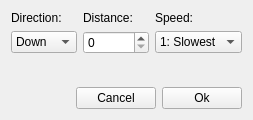
<?xml version="1.0" encoding="UTF-8"?>
<ui version="4.0">
 <class>ScrollMapDialog</class>
 <widget class="QWidget" name="ScrollMapDialog">
  <property name="windowModality">
   <enum>Qt::ApplicationModal</enum>
  </property>
  <property name="geometry">
   <rect>
    <x>0</x>
    <y>0</y>
    <width>253</width>
    <height>120</height>
   </rect>
  </property>
  <property name="windowTitle">
   <string>Scroll Map</string>
  </property>
  <layout class="QGridLayout" name="gridLayout_2">
   <item row="2" column="0">
    <layout class="QHBoxLayout" name="horizontalLayout">
     <item>
      <spacer name="horizontalSpacer">
       <property name="orientation">
        <enum>Qt::Horizontal</enum>
       </property>
       <property name="sizeHint" stdset="0">
        <size>
         <width>40</width>
         <height>20</height>
        </size>
       </property>
      </spacer>
     </item>
     <item>
      <widget class="QPushButton" name="button_cancel">
       <property name="text">
        <string>Cancel</string>
       </property>
      </widget>
     </item>
     <item>
      <widget class="QPushButton" name="button_ok">
       <property name="text">
        <string>Ok</string>
       </property>
      </widget>
     </item>
    </layout>
   </item>
   <item row="0" column="0">
    <layout class="QGridLayout" name="gridLayout">
     <item row="1" column="0">
      <widget class="QComboBox" name="combo_dir">
       <item>
        <property name="text">
         <string>Down</string>
        </property>
       </item>
       <item>
        <property name="text">
         <string>Left</string>
        </property>
       </item>
       <item>
        <property name="text">
         <string>Right</string>
        </property>
       </item>
       <item>
        <property name="text">
         <string>Up</string>
        </property>
       </item>
      </widget>
     </item>
     <item row="1" column="2">
      <widget class="QComboBox" name="combo_speed">
       <item>
        <property name="text">
         <string>1: Slowest</string>
        </property>
       </item>
       <item>
        <property name="text">
         <string>2: Slower</string>
        </property>
       </item>
       <item>
        <property name="text">
         <string>3: Slow</string>
        </property>
       </item>
       <item>
        <property name="text">
         <string>4: Fast</string>
        </property>
       </item>
       <item>
        <property name="text">
         <string>5: Faster</string>
        </property>
       </item>
       <item>
        <property name="text">
         <string>6: Fastest</string>
        </property>
       </item>
      </widget>
     </item>
     <item row="1" column="1">
      <widget class="QSpinBox" name="spin_dist">
       <property name="maximum">
        <number>100</number>
       </property>
      </widget>
     </item>
     <item row="0" column="0">
      <widget class="QLabel" name="label">
       <property name="text">
        <string>Direction:</string>
       </property>
      </widget>
     </item>
     <item row="0" column="1">
      <widget class="QLabel" name="label_2">
       <property name="text">
        <string>Distance:</string>
       </property>
      </widget>
     </item>
     <item row="0" column="2">
      <widget class="QLabel" name="label_3">
       <property name="text">
        <string>Speed:</string>
       </property>
      </widget>
     </item>
    </layout>
   </item>
   <item row="1" column="0">
    <spacer name="verticalSpacer">
     <property name="orientation">
      <enum>Qt::Vertical</enum>
     </property>
     <property name="sizeHint" stdset="0">
      <size>
       <width>20</width>
       <height>40</height>
      </size>
     </property>
    </spacer>
   </item>
  </layout>
 </widget>
 <tabstops>
  <tabstop>combo_dir</tabstop>
  <tabstop>spin_dist</tabstop>
  <tabstop>combo_speed</tabstop>
  <tabstop>button_cancel</tabstop>
  <tabstop>button_ok</tabstop>
 </tabstops>
 <resources/>
 <connections/>
</ui>
